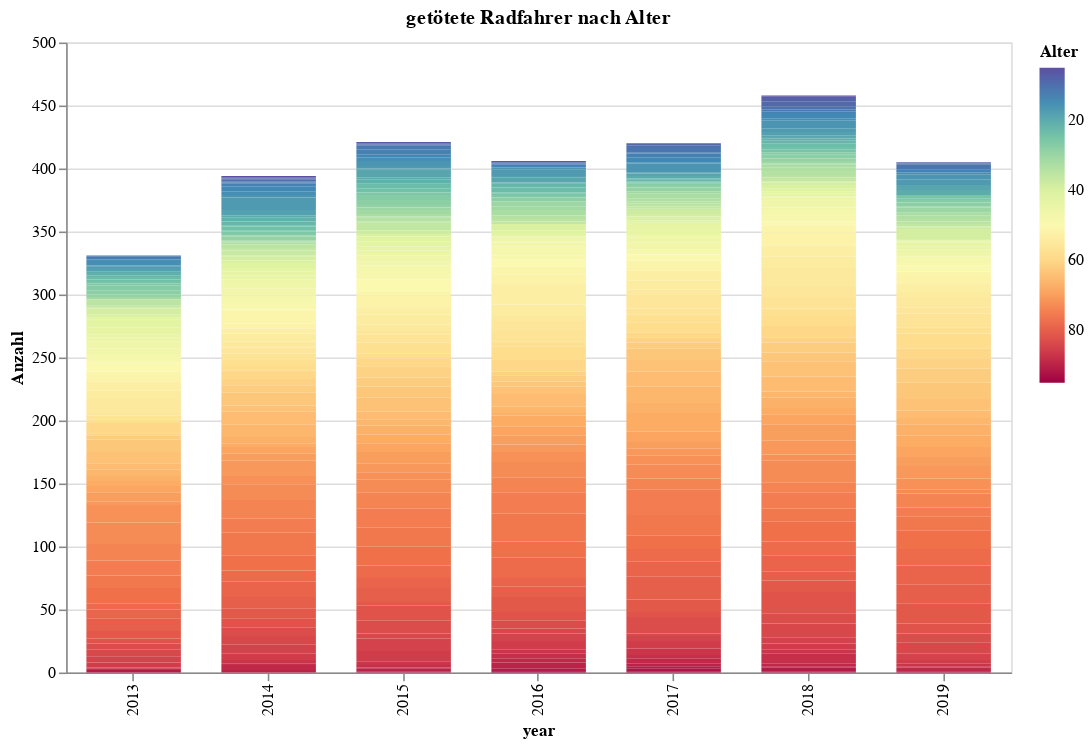

The cell this chart's notebook holds for it:
### Markdown cell above
## Alle getöteten Radfahrer nach Jahr und Alter

### Code cell
import altair as alt
#alt.renderers.enable('notebook')


source = unf.groupby(['year', 'Alter']).size().reset_index()
source=source.rename(columns={0:'Anzahl'})

chart=alt.Chart(source).mark_bar(size=60,strokeOpacity=0.5,strokeWidth=0).encode(
    y='Anzahl',
    x='year:N',
    #color='Alter:Q' #:Q
    color=alt.Color('Alter:Q',#scale=alt.Scale(scheme='greenblue')),
                    scale=alt.Scale(domain=[source.Alter.max(), source.Alter.min()],
                                    scheme=alt.SchemeParams(name='spectral')))

).properties(
    width=600,
    height=400,
    title='getötete Radfahrer nach Alter'
)
chart

### Figure 1 — Vega-Lite specification as saved in the notebook (floating-point values rounded to 4 significant figures; data arrays with more than 128 entries replaced by an {"elided": "..."} marker saying what was removed)
{"config": {"view": {"continuousWidth": 400, "continuousHeight": 300}}, "data": {"name": "data-2102d56dfea05ae6b2dd077c5268cace"}, "mark": {"type": "bar", "size": 60, "strokeOpacity": 0.5, "strokeWidth": 0}, "encoding": {"color": {"type": "quantitative", "field": "Alter", "scale": {"domain": [95.0, 5.0], "scheme": {"name": "spectral"}}}, "x": {"type": "nominal", "field": "year"}, "y": {"type": "quantitative", "field": "Anzahl"}}, "height": 400, "title": "getötete Radfahrer nach Alter", "width": 600, "$schema": "https://vega.github.io/schema/vega-lite/v4.0.2.json", "datasets": {"data-2102d56dfea05ae6b2dd077c5268cace": {"elided": "544 records"}}}
